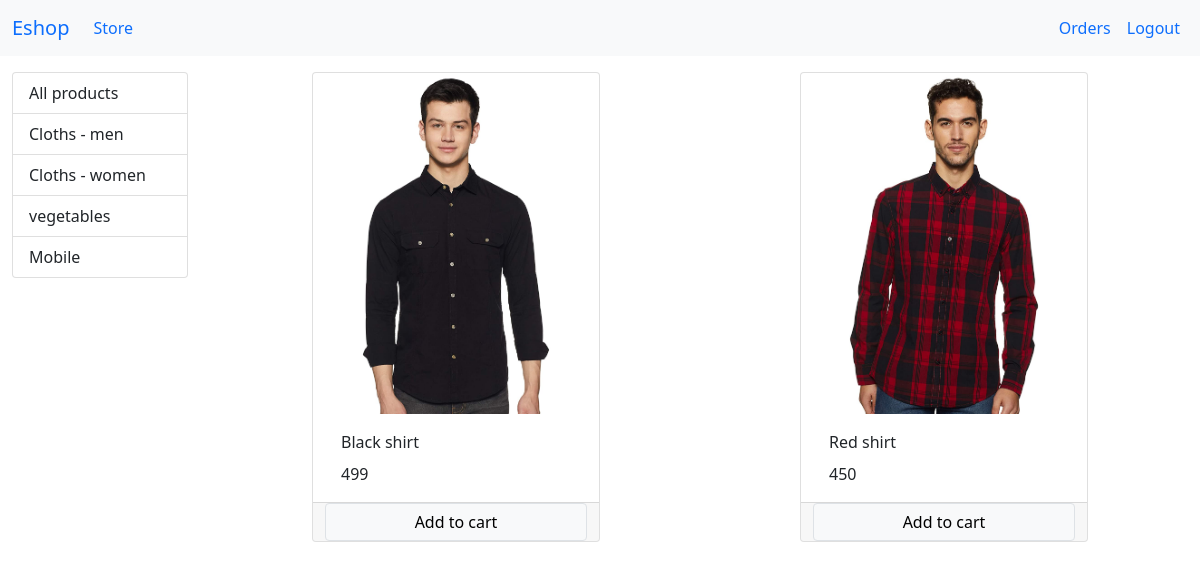
Page /?category=1 (signed in) on the committed database.
### store/models.py (models this page shows, shortened)
class Category(models.Model):
    name = models.CharField(max_length=20)
    @staticmethod
    def get_all_category():
        return Category.objects.all()

class Product(models.Model):
    name = models.CharField(max_length=50)
    price = models.IntegerField(default=0)
    category = models.ForeignKey("Category" , on_delete=models.CASCADE, default=1)
    description = models.CharField(max_length=200, default='' , blank=True)
    image = models.ImageField(upload_to='uplodas/products/')
    @staticmethod
    def get_all_product_by_category_ID(category_id):
        if category_id:
            return Product.objects.filter(category = category_id)
        else:
            return Product.get_all_product()

### store/views.py (the view, shortened to what this page needs)
# urls.py: path('', Index.as_view() , name='homepage'),
class Index(View):
    def get(self , request):
        cart = request.session.get('cart')
        if not cart:
            request.session['cart'] = {}
        prds = None
        categoryId = request.GET.get('category')
        if categoryId:
            prds = Product.get_all_product_by_category_ID(categoryId)
        else:
            prds = Product.get_all_product()
        Categories = Category.get_all_category()
        data = {
            'prds' : prds ,
            'Categories' : Categories
        }
        return render(request , "index.html" , data)

### store/templatetags/cart.py (called while the page is built)
@register.filter(name="is_in_cart")
def is_in_cart(product , cart ):
    keys = cart.keys()
    for id in keys:
        if int(id) == product.id :
            return True
    return False

### store/templates/index.html (shortened to what this page needs)
{% extends 'base.html' %}
{% block content %}
  {% load cart %}
  <div class="container-fluid mt-3">
    <div class="row">
      <div class="col-lg-2 mx-auto">
        <div class="list-group">
          <a href="/" class="list-group-item list-group-item-action">All products</a>
          {% for category in Categories %}
            <a href="?category={{ category.id }}" class="list-group-item list-group-item-action">{{ category.name }}</a>
          {% endfor %}
        </div>
      </div>
      <div id="product" class="col-lg-10 mx-auto">
        <div class="row mx-auto">
          {% for product in prds %}
            <div class="card mx-auto mb-3" style="width: 18rem;">
              <img src="{{ product.image.url }}" class="card-img-top" alt="..." />
              <div class="card-body">
                <p class="card-title">{{ product.name }}</p>
                <p class="card-text">{{ product.price }}</p>
              </div>
              <div class="card-footer row p-0">
                {% if product|is_in_cart:request.session.cart %}
                  <div class="row m-0 p-0">
                    <form action="/#{{ product.id }}" method="POST" class="col-2">
                      {% csrf_token %}
                      <input name="product_id" type="text" value="{{ product.id }}" hidden />
                      <input name="remove" type="text" value="True" hidden />
                      <input type="submit" value=" - " class=" btn btn-block btn-primary" />
                    </form>
                    <div class="text-center col">{{ product|cart_count:request.session.cart }} in cart</div>
                    <form action="/#{{ product.id }}" method="POST" class="col-2">
                      {% csrf_token %}
                      <input name="product_id" type="text" value="{{ product.id }}" hidden />
                      <input type="submit" value=" + " class="btn btn-block btn-primary" />
                    </form>
                  </div>
                {% else %}
                  <form action="/#{{ product.id }}" method="post">
                    <input type="submit" class="btn btn-light border form-control" value="Add to cart" />
                  </form>
                {% endif %}
              </div>
            </div>
            {% empty %}No product found
          {% endfor %}
        </div>
      </div>
    </div>
  </div>
{% endblock %}

### rows in the picture
Category: name "Cloths - men"
Category: name "Cloths - women"
Category: name "vegetables"
Category: name "Mobile"
Product: image (picture), name "Black shirt", price "499"
Product: image (picture), name "Red shirt", price "450"
